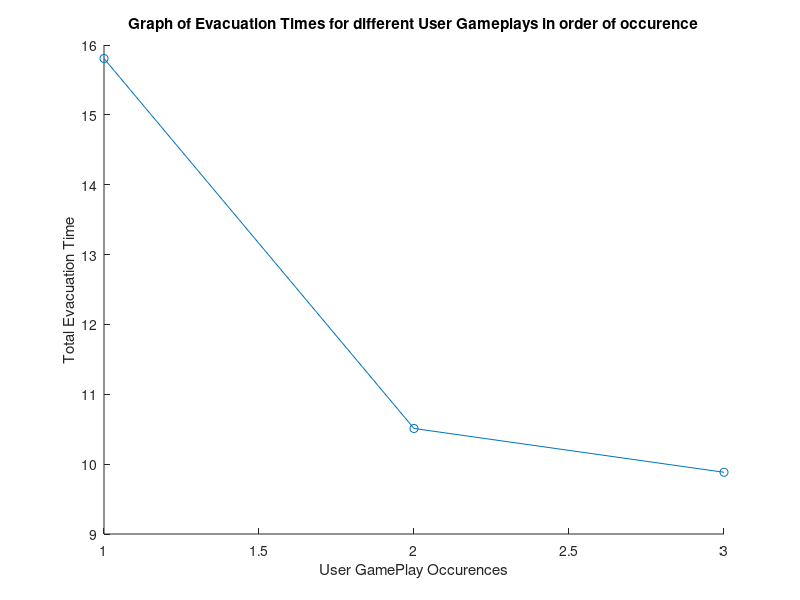

Recreate this plot in MATLAB.
y=[15.807,10.5105,9.8835];
x=linspace(1,3,3)
figure 
 scatter(x,y); 
 hold on 
 p = polyfit(x,y,2); 
 y1 = polyval(p,x); 
 plot(x,y1); 
 xlabel('User GamePlay Occurences'); 
 ylabel('Total Evacuation Time'); 
 title('Graph of Evacuation Times for different User Gameplays in order of occurence');
 text(16,16,'LOS = E, LOA = Medium, LOH = High');